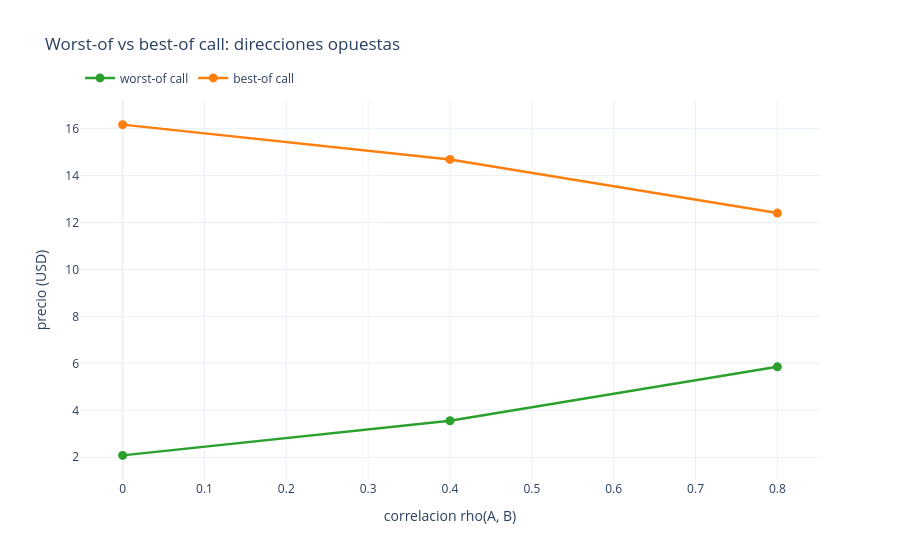

The cell this chart's notebook holds for it:
### Markdown cell above
## 4. Worst-of / best-of

- **Worst-of call**: `max(min(S_A(T), S_B(T)) - K, 0)`. Con `rho -> 1` los dos activos se mueven
  juntos y `min(S_A, S_B) -> S_A ~ S_B` (una call vanilla normal); con `rho -> 0` el minimo de dos
  activos independientes es tipicamente MAS BAJO (mas dispersion, mas probabilidad de que el peor
  de los dos arrastre el minimo hacia abajo) -- el worst-of call debe SUBIR con la correlacion,
  mismo signo que el basket call.
- **Best-of call**: `max(max(S_A(T), S_B(T)) - K, 0)`. Simetrico al anterior: con `rho -> 0` el
  maximo de dos activos independientes tiende a ser MAS ALTO (mas dispersion, mas probabilidad de
  que el mejor de los dos empuje el maximo hacia arriba) -- el best-of call debe BAJAR con la
  correlacion, signo opuesto al worst-of.

### Code cell
K_EXTREME = S0 * 1.05

worst_of_contract = qd.when(
    T,
    qd.cashflow("USD", qd.maximum(qd.minimum(qd.fixing(OBS_A, T), qd.fixing(OBS_B, T)) - K_EXTREME, 0.0)),
)
best_of_contract = qd.when(
    T,
    qd.cashflow("USD", qd.maximum(qd.maximum(qd.fixing(OBS_A, T), qd.fixing(OBS_B, T)) - K_EXTREME, 0.0)),
)

worst_of_prices = [price_basket(worst_of_contract, f"WORST_OF_{rho}", basket_model(rho)) for rho in CORRELATIONS]
best_of_prices = [price_basket(best_of_contract, f"BEST_OF_{rho}", basket_model(rho)) for rho in CORRELATIONS]

plot_correlation_curves(
    [("worst-of call", worst_of_prices, COLOR_WORST_OF), ("best-of call", best_of_prices, COLOR_BEST_OF)],
    "Worst-of vs best-of call: direcciones opuestas",
)

for rho, wo, bo in zip(CORRELATIONS, worst_of_prices, best_of_prices):
    print(f"rho={rho:+.2f}  worst-of = {wo:.4f}   best-of = {bo:.4f}")

assert worst_of_prices == sorted(worst_of_prices), "worst-of deberia subir con la correlacion"
assert best_of_prices == sorted(best_of_prices, reverse=True), "best-of deberia bajar con la correlacion"
print("\nConfirmado: worst-of sube y best-of baja con la correlacion -- \"mas correlacion\" NO sube todos los productos multi-activo por igual (razonar el signo producto a producto, no asumirlo).")

### Figure 1 — Plotly figure (JSON) as saved in the notebook; plotly's stock layout.template omitted (floating-point values rounded to 4 significant figures)
{"data": [{"hovertemplate": "rho=%{x:+.2f}<br>worst-of call=%{y:.4f}<extra></extra>", "line": {"color": "#2ca02c", "width": 2.5}, "marker": {"size": 9}, "mode": "lines+markers", "name": "worst-of call", "type": "scatter", "x": [0.0, 0.4, 0.8], "y": [2.08, 3.557, 5.853]}, {"hovertemplate": "rho=%{x:+.2f}<br>best-of call=%{y:.4f}<extra></extra>", "line": {"color": "#ff7f0e", "width": 2.5}, "marker": {"size": 9}, "mode": "lines+markers", "name": "best-of call", "type": "scatter", "x": [0.0, 0.4, 0.8], "y": [16.17, 14.69, 12.4]}], "layout": {"hovermode": "x unified", "legend": {"orientation": "h", "x": 0, "xanchor": "left", "y": 1.02, "yanchor": "bottom"}, "title": {"text": "Worst-of vs best-of call: direcciones opuestas"}, "xaxis": {"title": {"text": "correlacion rho(A, B)"}}, "yaxis": {"title": {"text": "precio (USD)"}}}}
